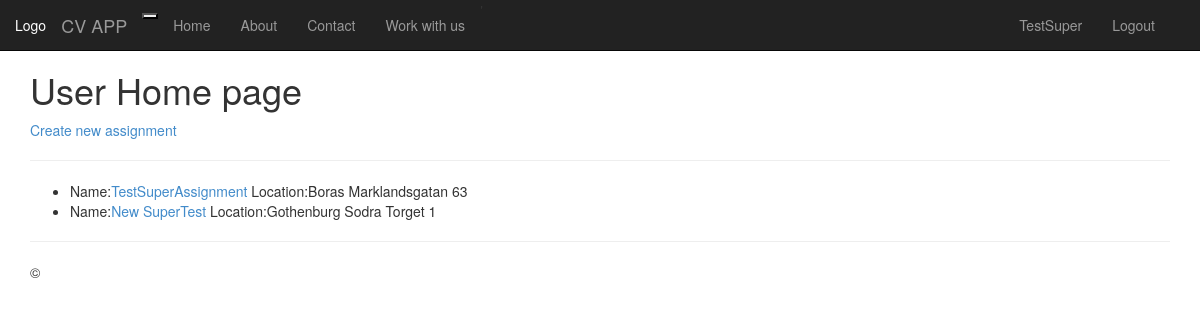
Screenshot of /profile/ (signed in) with the database file from the repository.
### assignment/models.py (models this page shows, shortened)
class Assignment(models.Model):
    host=models.ForeignKey(User,on_delete=models.SET_NULL,blank=True, null=True)
    tags=models.ManyToManyField(Tag,blank=True, null=True  )
    title = models.CharField(max_length=200)
    slug = models.SlugField(unique=True)
    description = models.TextField()
    location = models.ForeignKey(Location, on_delete=models.CASCADE)
    applicant=models.ManyToManyField(Applicant,blank=True, null=True)
    updated = models.DateTimeField(auto_now=True)
    created = models.DateTimeField(auto_now_add=True)

class Location(models.Model):
    name = models.CharField(max_length=200)
    adress = models.CharField(max_length=300)
    def __str__(self):
       adress=self.name+' '+ self.adress
       return adress

### user_profile/views.py (the view)
# urls.py: path('',views.profile_page, name='profile'),
def profile_page(request):
    if request.user.is_authenticated:
        assignments = []
        for assignment in Assignment.objects.filter(host=request.user):
            assignments.append(assignment)
        context={'assignments':assignments}
        return render(request,'user_profile/profile-page.html',context)
    return redirect('login')

### user_profile/templates/user_profile/profile-page.html (shortened to what this page needs)
{% extends "app/layout.html" %}
{% block content %}
<h1>User Home page</h1>
{% if request.user.is_staff %}
<div >
    <div >
      <a href="{% url 'create-assignment' %}">Create new assignment</a>
      <hr>
      <ul>
      {% for assignment in assignments %}
        <li>Name:<a href="{% url 'assignment-details' assignment.slug %}">{{assignment.title}}</a> Location:{{assignment.location}} </li>
      {% endfor %}
    </ul>
    </div>
{% endif %}
{% endblock  %}

### app/templates/app/layout.html (shortened to what this page needs)
<!DOCTYPE html>
<html>
<head>
    {% load static %}
    <link rel="stylesheet" type="text/css" href="{% static 'app/content/bootstrap.min.css' %}" />
    <link rel="stylesheet" type="text/css" href="{% static 'app/content/site.css' %}" />
</head>
<body>
    <div class="navbar navbar-inverse navbar-fixed-top">
        <div>
            <ul class="nav navbar-nav navbar-left">
                <li><a href="{% url 'profile' %}">Logo </a></li>
        </div>
        <div class="container">
            <div class="navbar-header">
                <button type="button" class=" " data-toggle="collapse" data-target=".navbar-collapse">
                </button>
                <a href="/" class="navbar-brand">CV APP </a>
            </div>
            <div class="navbar-collapse collapse">
                <ul class="nav navbar-nav">
                    <li><a href="{% url 'home' %}">Home</a></li>
                    <li><a href="{% url 'about' %}">About</a></li>
                    <li><a href="{% url 'contact' %}">Contact</a></li>'
                     <li><a href="{% url 'all-assignments' %}">Work with us </a></li>
                </ul>
                <div>
                    <ul class="nav navbar-nav navbar-right">
                      {% if request.user.is_authenticated %}
                      <li><a href="{% url 'profile' %}">{{ user.username}} </a></li>
                      <li><a href="{% url 'logout' %}">Logout </a></li>
                      {% else %}
                      <li><a href="{% url 'login' %}">Login </a></li>
                      {% endif  %}
                     </ul>
                </div>
            </div>
        </div>
    </div>
    <div class="container body-content">
{% block content %}{% endblock %}
        <hr/>
        <footer>
            <p>&copy; {{ year }} </p>
        </footer>
    </div>
</body>
</html>

### app/static/app/content/site.css (style rules this page uses)
body { padding-top: 50px; padding-bottom: 20px; }
.body-content { padding-left: 15px; padding-right: 15px; }

### rows the page displays
Assignment: title "TestSuperAssignment", location "Boras Marklandsgatan 63"
Assignment: title "New SuperTest", location "Gothenburg Sodra Torget 1"

### other values shown
{{ user.username }} "TestSuper"
